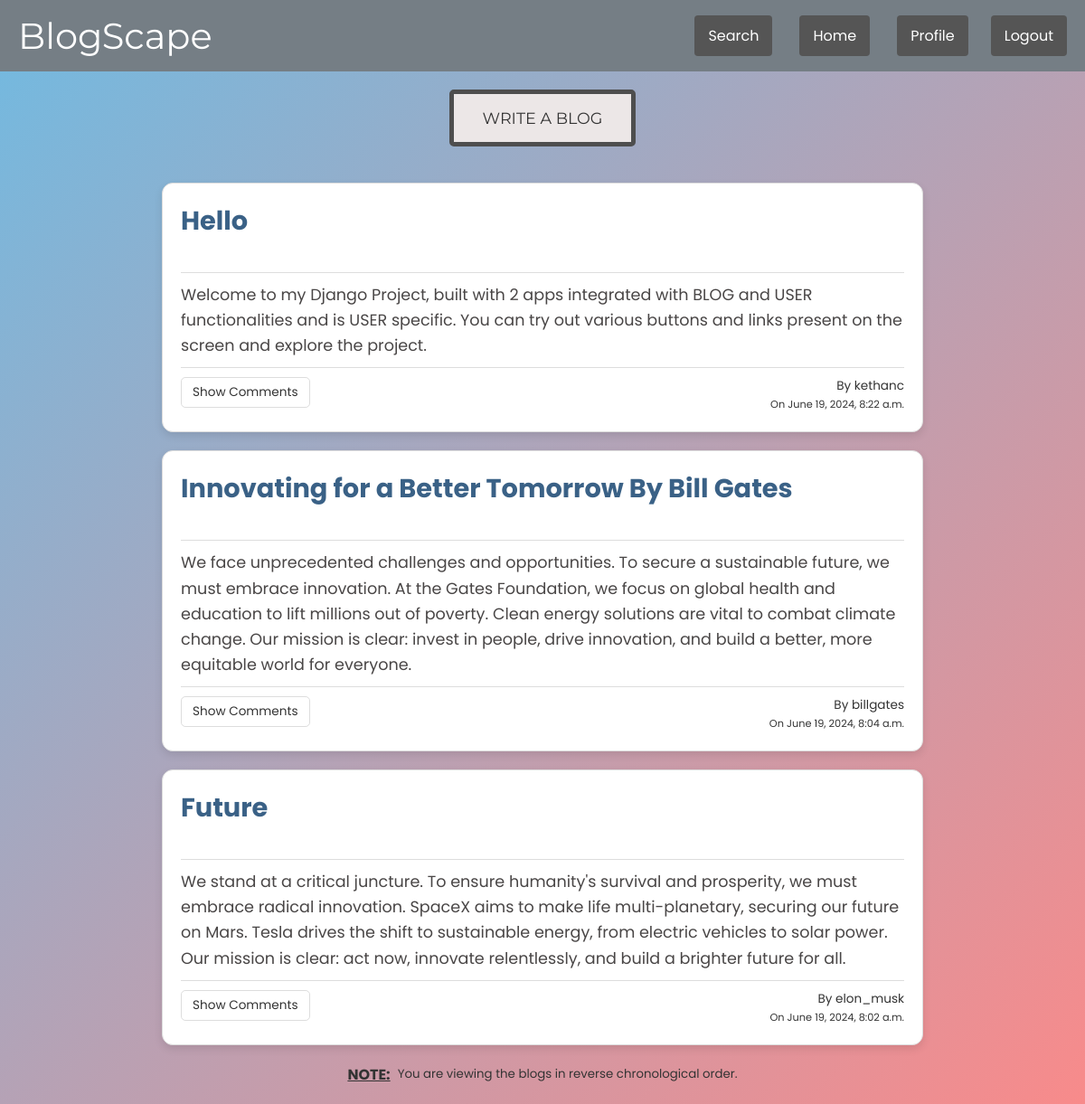
/home/, run on an earlier commit of the app's database.
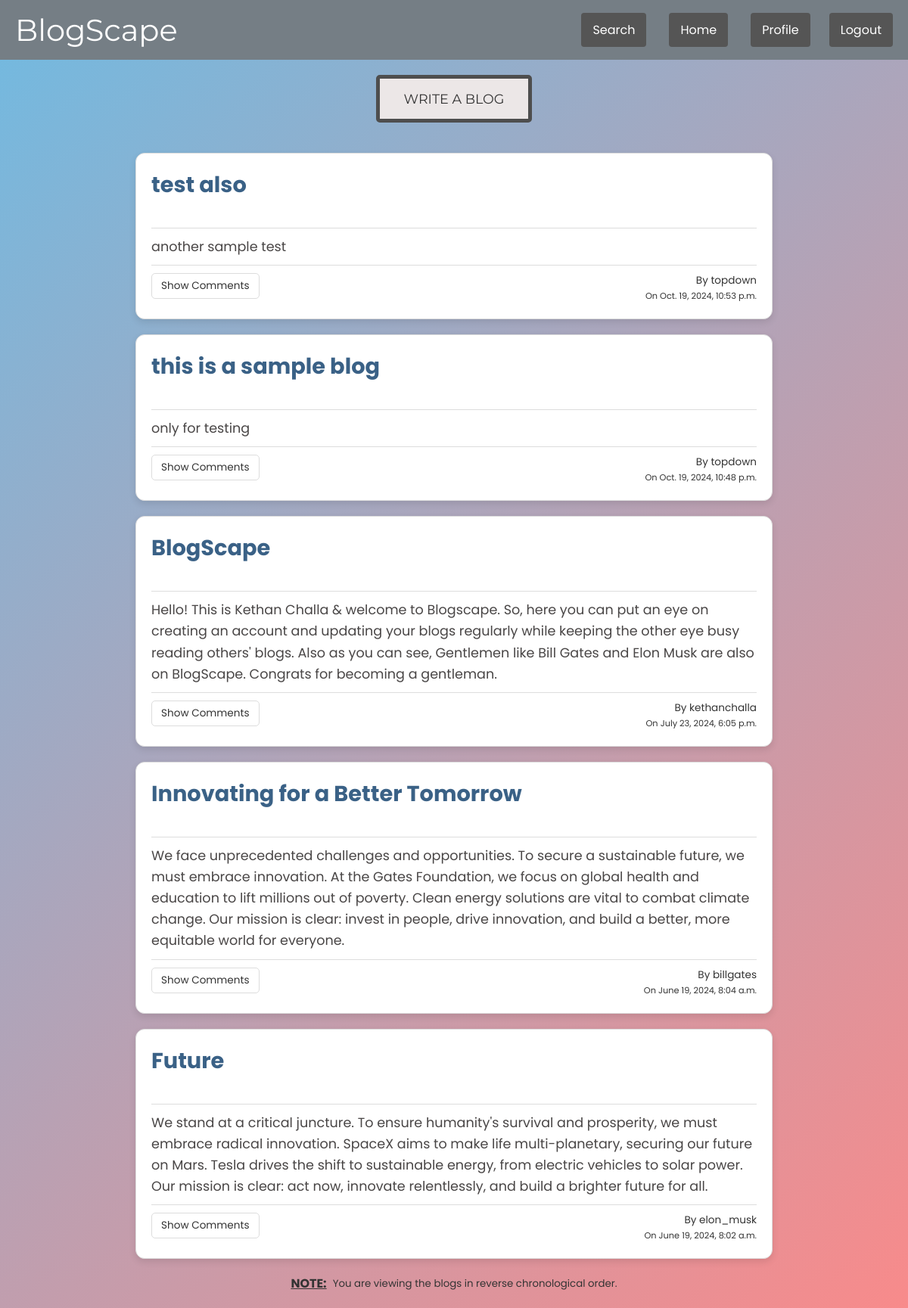
And on a later commit of the database.
### blogs/models.py (models this page shows, shortened)
class blog (models.Model) :
    title = models.CharField(max_length=100)
    content = models.TextField()
    author_name = models.ForeignKey(User, on_delete=models.CASCADE)
    time = models.DateTimeField(default=datetime.now)
    class Meta :
        ordering = ('-time', )

### blogs/views.py (the view)
# urls.py: 2. Add a URL to urlpatterns:  path('', views.home, name='home')
def home (request) :
    posts = blog.objects.all()
    return render(request, 'blogs/home.html', {'post' : posts})

### templates/blogs/home.html (shortened to what this page needs)
{% load static %}
<!DOCTYPE html>
<html lang="en">
<head>
    <link rel="stylesheet" href="{% static 'blogs/css/home2.css' %}">
</head>
<body>
    <nav class="navbar">
        <div class="navbar-brand">BlogScape</div>
        <ul class="navbar-menu">
            <li><a href="{% url 'SearchPage'%}" >Search</a></li>
            <li><a href="{% url 'BlogPage' %}">Home</a></li>
            <li><a href="{% url 'ProfilePage' request.user.username %}">Profile</a></li>
            <form action="{% url 'LogoutPage' %}" method="post">
                <button type="submit">Logout</button>
            </form>
        </ul>
    </nav>
    <div class="container">
        <div class="write">
            <a href="{% url 'WriteBlogPage' %}" class="write-button">WRITE A BLOG</a>
        </div>
    </div>
    {% block content %}
    {% for i in post %}
    <div class="blogpost">
        <div class="title">
            <h2>{{ i.title }}</h2>
            <br>
        </div>
        <div class="content">
            {{ i.content }}
        </div>
        <div class="other_details">
            <a href="{% url 'BlogDetail' i.id %}" class="show-comments">Show Comments</a>
            <div class="author-details">
                <span class="author-name">By {{ i.author_name }}</span>
                <span class="post-time"><small>On {{ i.time }}</small></span>
            </div>
        </div>
    </div>
    {% endfor %}
    {% endblock content %}
    <div class="note">
        <u><b>NOTE: </b></u>
        <small>You are viewing the blogs in reverse chronological order.</small>
    </div>
</body>
</html>

### static/blogs/css/home2.css (style rules this page uses)
body { font-family: 'Poppins', sans-serif; margin: 0; padding: 0; background: linear-gradient(135deg, #71bae1, #f77878dc); color: #333; }
.navbar { display: flex; justify-content: space-between; align-items: center; background-color: #757e85; padding: 15px 20px; }
.navbar-brand { font-family: 'Montserrat', sans-serif; color: #fff; margin: 0px; font-size: 40px; }
.navbar-menu { list-style-type: none; margin: 0; padding: 0; display: flex; align-items: center; }
.navbar-menu li { margin: 0 15px; }
.navbar-menu a, .navbar-menu button { display: inline-block; background-color: #555; color: #fff; text-decoration: none; padding: 10px 15px; border: none; border-radius: 4px; transition: background-color 0.3s ease; transition: transform 0.3s ease; }
.navbar-menu button { cursor: pointer; }
.navbar-menu form { display: inline; }
.blogpost { background-color: #fff; border: 1px solid #ddd; border-radius: 12px; margin: 20px auto; padding: 20px; max-width: 800px; box-shadow: 0 4px 10px rgba(0, 0, 0, 0.1); transition: box-shadow 0.3s ease; }
.blogpost .title { border-bottom: 1px solid #ddd; padding-bottom: 10px; margin-bottom: 10px; }
.blogpost .title h2 { margin: 0; font-size: 1.8em; color: #3a6186; }
.blogpost .content { font-size: 1.1em; line-height: 1.6; color: #494646; }
.blogpost .other_details { border-top: 1px solid #ddd; padding-top: 10px; margin-top: 10px; font-size: 0.9em; display: flex; justify-content: space-between; align-items: flex-start; color: #617077; }
.show-comments { font-size: 0.85rem; padding: 6px 12px; margin-right: auto; text-decoration: none; background-color: #fff; color: #333; border: 1px solid #ddd; border-radius: 5px; transition: background-color 0.3s ease, color 0.3s ease; }
.author-details { text-align: right; font-size: 0.85rem; color: #333; }
.author-details .author-name, .author-details .post-time { display: block; }
.note { display: flex; justify-content: center; align-items: center; margin: 20px; }
.container { text-align: center; }
.write-button { display: inline-block; text-align: center; padding: 1rem 2rem; margin: 20px; font-size: 1.1rem; color: rgb(53, 53, 53); background-color: #ece7e7; text-decoration: none; border: 5px solid #4e4e4e; font-family: 'Montserrat', sans-serif; border-radius: 5px; box-shadow: #333; transition: background-color 0.3s; }
button { font-family: 'Poppins', sans-serif; padding: 0.8rem; background-color: #f77878dc; color: #fff; font-size: 1rem; margin-left: 10px; border: none; border-radius: 8px; cursor: pointer; transition: background-color 0.3s ease, transform 0.3s ease; }

What changed in the data, as far as the page shows it:
removed blog: title "Hello", content "Welcome to my Django Project, built with 2 apps integrated with BLOG and USER functionalities and is USER specific. You can try out various buttons and links present on the screen and explore the project.", author_name "kethanc", time "June 19, 2024, 8:22 a.m."
added blog: title "test also", content "another sample test", author_name "topdown", time "Oct. 19, 2024, 10:53 p.m."
added blog: title "this is a sample blog", content "only for testing", author_name "topdown", time "Oct. 19, 2024, 10:48 p.m."
added blog: title "BlogScape", content "Hello! This is Kethan Challa & welcome to Blogscape. So, here you can put an eye on creating an account and updating your blogs regularly while keeping the other eye busy reading others' blogs. Also as you can see, Gentlemen like Bill Gates and Elon Musk are also on BlogScape. Congrats for becoming a gentleman.", author_name "kethanchalla", time "July 23, 2024, 6:05 p.m."
changed blog "billgates": title "Innovating for a Better Tomorrow By Bill Gates" → "Innovating for a Better Tomorrow"
